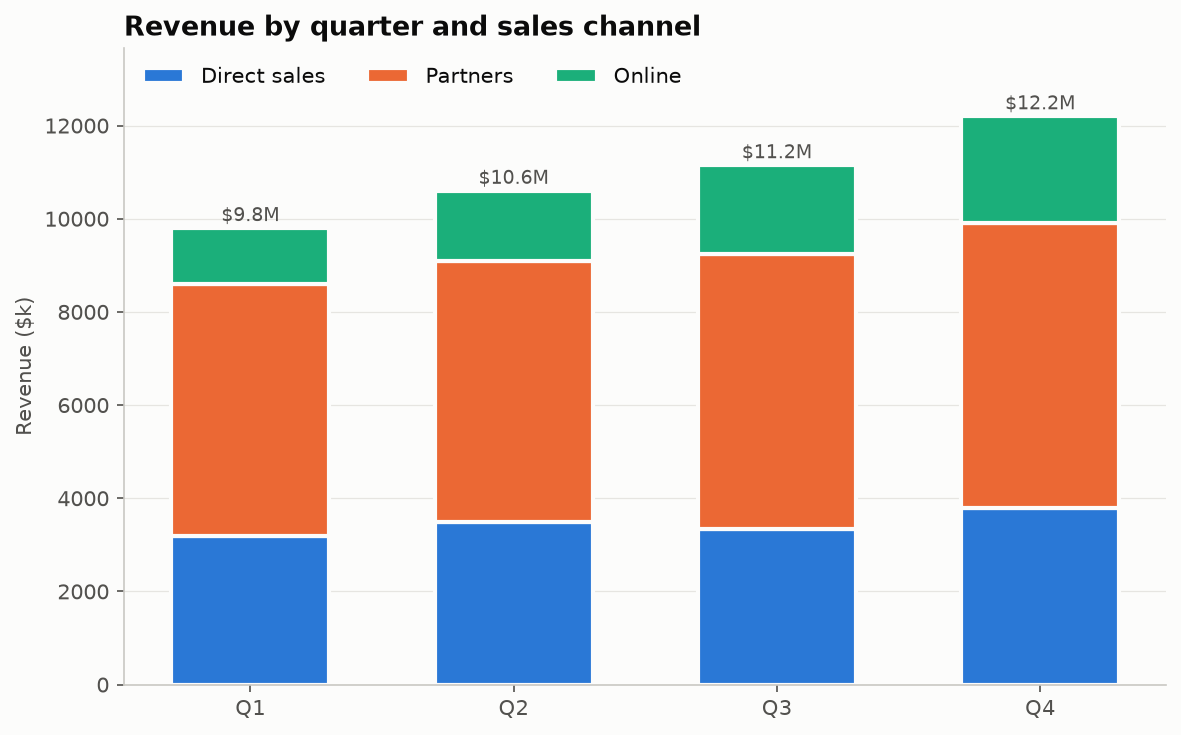

Generate this figure with Python:
"""
Stacked Bar Chart  -  family: Part-to-whole

DESIGN PURPOSE
Each bar is a total, divided into segments for its components. It shows the
total and its composition at once. The first segment and the total are easy to
compare across bars. Inner segments are harder to compare because they have no
common baseline.

WHEN TO USE
  - Compare totals across categories and show roughly what makes them up
  - Use few components (2–5), where the first segment is the most important
  - Show composition of counts or amounts, not percentages

AVOID WHEN
  - Readers must compare the middle segments precisely (use grouped bars or
    small multiples)
  - There are more than ~5 components
  - Only the shares matter, not the totals (use a 100% stacked bar)

ALTERNATIVES
  - Grouped bar chart
  - 100% stacked bar
  - Small-multiple bars

EXAMPLE
Quarterly revenue of a software company, split by sales channel.

Run:  python stacked_bar.py

The notebook also shows this chart built with: plotly, altair.
"""
import sys
from pathlib import Path

import numpy as np
import pandas as pd
import matplotlib.pyplot as plt

# Library style: categorical colors in fixed order, recessive axes, hairline grid.
PALETTE = ["#2a78d6", "#eb6834", "#1baf7a", "#eda100",
           "#e87ba4", "#008300", "#6250d6", "#e34948"]
SEQ_CMAP = "Blues"      # sequential: one hue, light -> dark
DIV_CMAP = "RdBu_r"     # diverging: two opposite hues, neutral midpoint
GRAY = "#b8b7b1"        # de-emphasised marks
plt.rcParams.update({
    "figure.figsize": (8, 4.8), "figure.dpi": 110, "figure.facecolor": "#fcfcfb",
    "axes.facecolor": "#fcfcfb", "axes.edgecolor": "#c9c8c3", "axes.linewidth": 0.8,
    "axes.spines.top": False, "axes.spines.right": False,
    "axes.grid": True, "grid.color": "#e6e5e1", "grid.linewidth": 0.6, "axes.axisbelow": True,
    "axes.prop_cycle": plt.cycler(color=PALETTE),
    "axes.titlesize": 13, "axes.titleweight": "bold", "axes.titlelocation": "left",
    "axes.labelcolor": "#52514e", "xtick.color": "#52514e", "ytick.color": "#52514e",
    "text.color": "#0b0b0b", "font.size": 10, "lines.linewidth": 2,
    "legend.frameon": False,
})

# --- Example data ------------------------------------------------------------
quarters = ["Q1", "Q2", "Q3", "Q4"]
df = pd.DataFrame({
    "Direct sales": [3200, 3500, 3350, 3800],
    "Partners":     [5400, 5600, 5900, 6100],
    "Online":       [1200, 1500, 1900, 2300],
}, index=quarters)
df

# --- Plot --------------------------------------------------------------------
fig, ax = plt.subplots(figsize=(8, 5))
bottom = np.zeros(len(df))
for i, col in enumerate(df.columns):
    ax.bar(df.index, df[col], bottom=bottom, color=PALETTE[i], label=col,
           width=0.6, edgecolor="#fcfcfb", linewidth=2)
    bottom += df[col].values
for x, total in enumerate(bottom):
    ax.text(x, total + 150, f"${total / 1000:.1f}M", ha="center", fontsize=9, color="#52514e")
ax.set_ylabel("Revenue ($k)")
ax.set_title("Revenue by quarter and sales channel")
ax.grid(axis="x", visible=False)
ax.set_ylim(0, bottom.max() * 1.12)
ax.legend(ncol=3, loc="upper left")
fig.tight_layout()

# --- Save / show -------------------------------------------------------------
out = Path(__file__).with_name(Path(__file__).stem + ".png")
fig.savefig(out, dpi=150, bbox_inches="tight")
print(f"saved {out}")
if "--no-show" not in sys.argv:
    plt.show()
